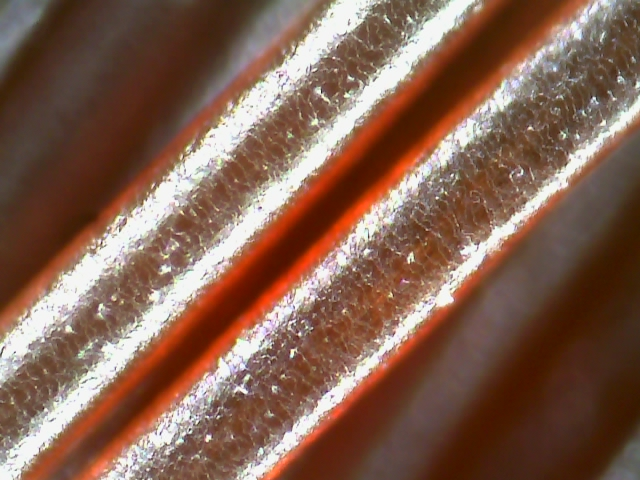
#> input picture ch14/damaged.jpg, 640 x 480 px
$ jupyter execute ch14hair.ipynb   (older library calls are emulated)
#> lines starting #> are read from the running program, lines starting #| are printed output that depends on the picture
[cell 1]
import numpy as np
import cv2


def corner_harris():
    src = cv2.imread('damaged.jpg', cv2.IMREAD_GRAYSCALE)
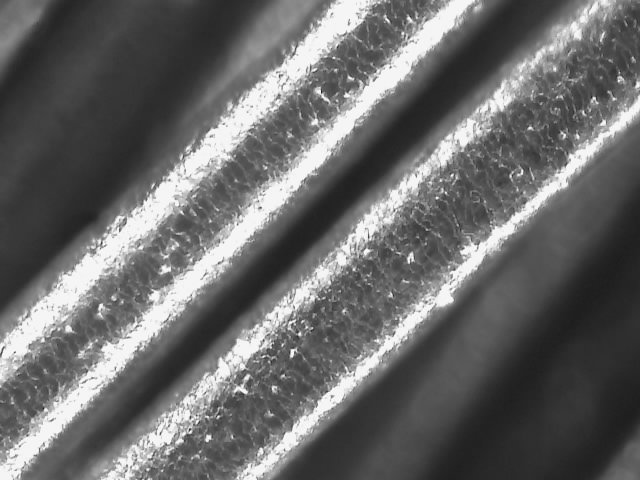
#> src: shape (480, 640); min 29, max 254, mean 105.2

    if src is None:
        print('Image load failed!')
        return

    harris = cv2.cornerHarris(src, 3, 3, 0.04)
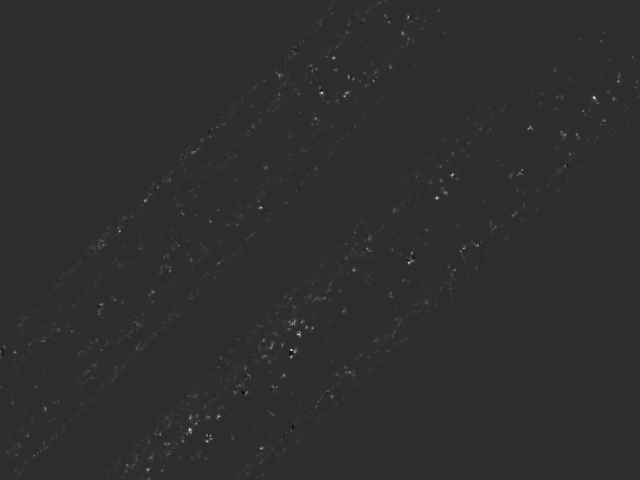
#> harris: shape (480, 640) float32; min -0.00213, max 0.00971, mean 3e-05; drawn with min black and max white
    harris_norm = cv2.normalize(harris, None, 0, 255, cv2.NORM_MINMAX, cv2.CV_8U)

    dst = cv2.cvtColor(src, cv2.COLOR_GRAY2BGR)

    for y in range(harris_norm.shape[0]):
        for x in range(harris_norm.shape[1]):
            if harris_norm[y, x] > 120:
                if (harris[y, x] > harris[y-1, x] and
                        harris[y, x] > harris[y-1, x] and
                        harris[y, x] > harris[y-1, x] and
                        harris[y, x] > harris[y-1, x]):
                    cv2.circle(dst, (x, y), 5, (0, 0, 255), 2)
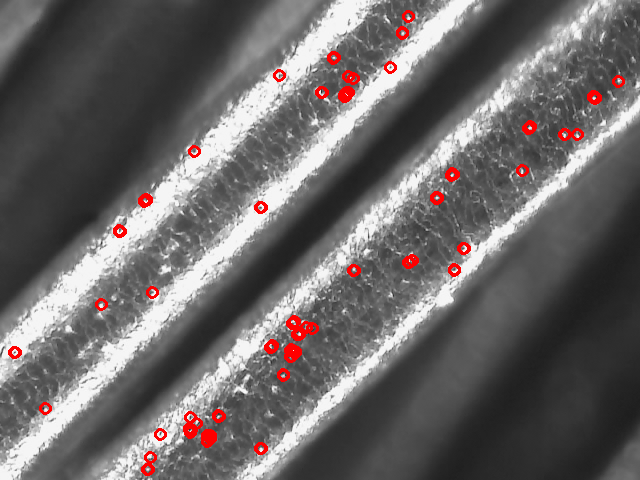
#> dst: shape (480, 640, 3); mean B, G, R 102.8, 102.8, 107.2

    cv2.imshow('src', src)
    cv2.imshow('harris_norm', harris_norm)
    cv2.imshow('dst', dst)
    cv2.waitKey()
    cv2.destroyAllWindows()


def corner_fast():
    src = cv2.imread('damaged.jpg', cv2.IMREAD_GRAYSCALE)

    if src is None:
        print('Image load failed!')
        return

    fast = cv2.FastFeatureDetector_create(60)
    keypoints = fast.detect(src)
#> keypoints = 848 keypoints; strongest (x, y, size): (160, 433, 7), (14, 352, 7), (321, 91, 7), (390, 67, 7)

    dst = cv2.cvtColor(src, cv2.COLOR_GRAY2BGR)

    for kp in keypoints:
        pt = (int(kp.pt[0]), int(kp.pt[1]))
        cv2.circle(dst, pt, 5, (0, 0, 255), 2)
#> this loop made 848 passes
#> kp on passes 1 to 3: keypoint at (331, 5), size 7, keypoint at (376, 5), size 7, keypoint at (361, 9), size 7
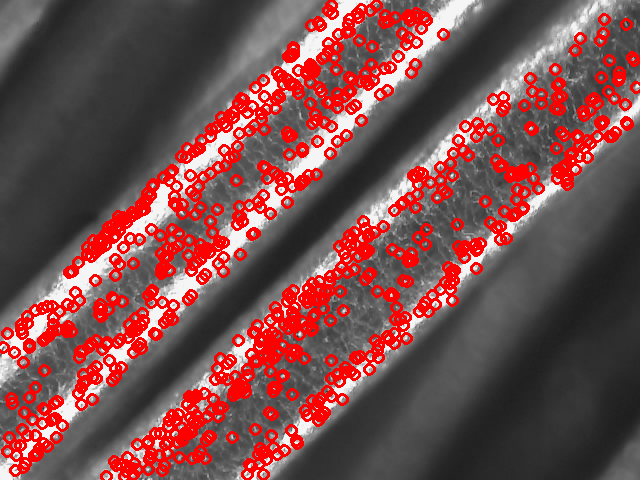
#> dst: shape (480, 640, 3); mean B, G, R 75.8, 75.8, 121.6

    cv2.imshow('src', src)
    cv2.imshow('dst', dst)
    cv2.waitKey()
    cv2.destroyAllWindows()


if __name__ == "__main__":
    corner_harris()
    corner_fast()

$ run again, with ch14/building.jpg copied over ch14/damaged.jpg
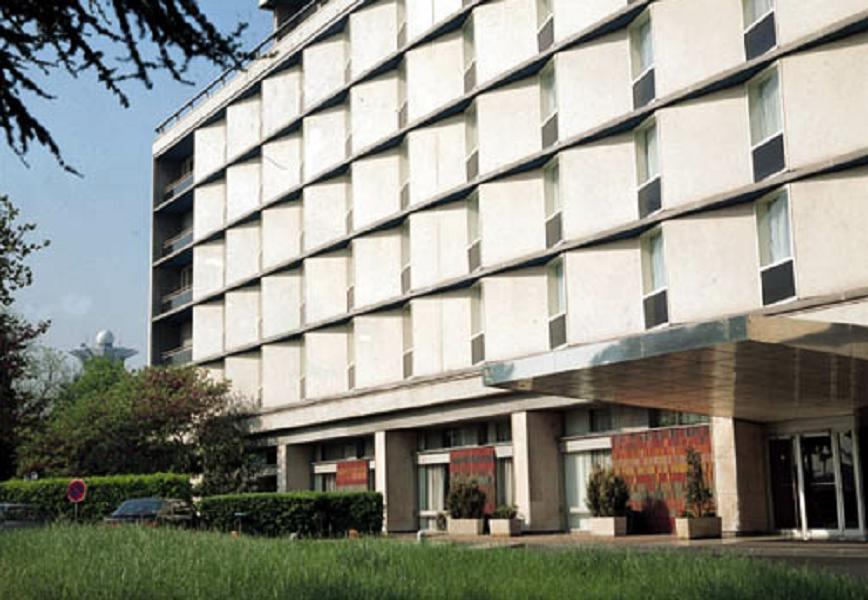
#> input picture ch14/building.jpg, 868 x 600 px
#> after the loop in corner_harris, `for y in range(harris_norm.shape[0]):`:
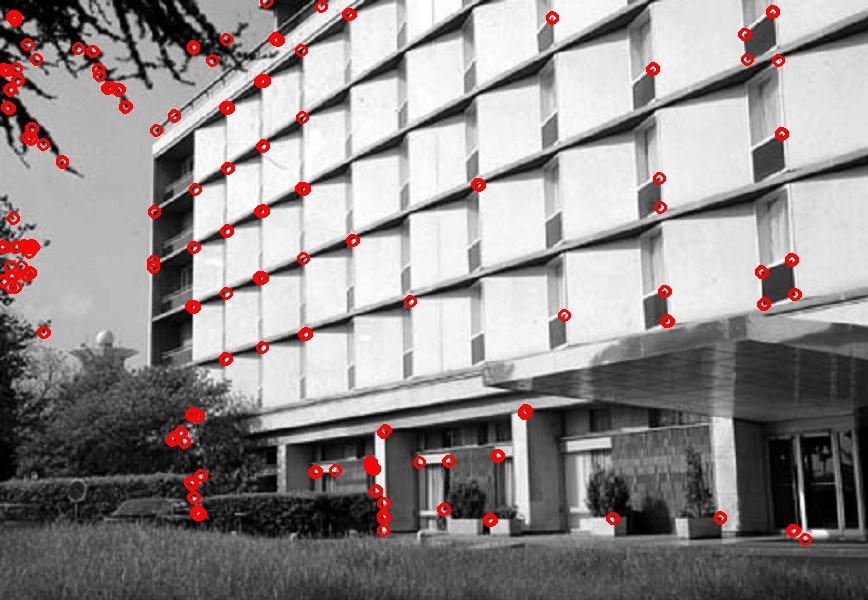
#> dst: shape (600, 868, 3); mean B, G, R 139.3, 139.3, 145.5
#> keypoints = 580 keypoints; strongest (x, y, size): (198, 514, 7), (791, 261, 7), (772, 13, 7), (781, 135, 7)
#> the loop in corner_fast, `for kp in keypoints:` made 580 passes
#> kp on passes 1 to 3: keypoint at (176, 3), size 7, keypoint at (260, 3), size 7, keypoint at (629, 3), size 7
#> after the loop in corner_fast, `for kp in keypoints:`:
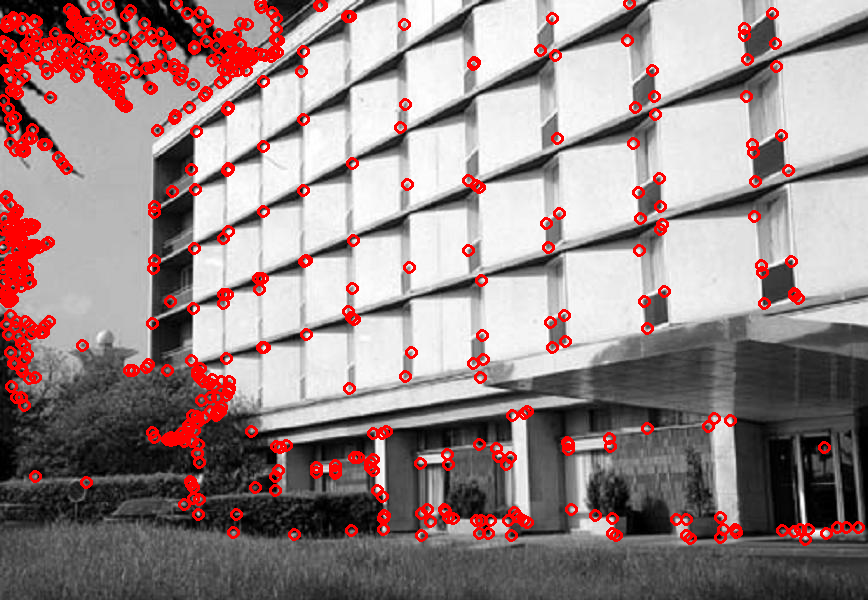
#> dst: shape (600, 868, 3); mean B, G, R 133.2, 133.2, 152.4

$ run again, with ch14/img1.jpg copied over ch14/damaged.jpg
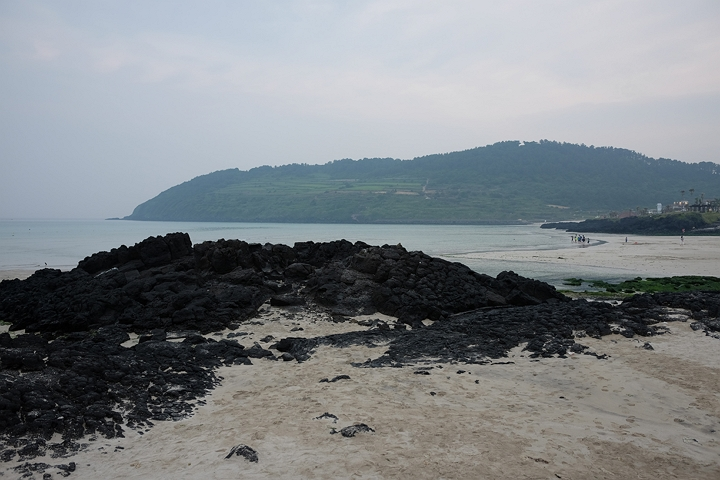
#> input picture ch14/img1.jpg, 720 x 480 px
#> after the loop in corner_harris, `for y in range(harris_norm.shape[0]):`:
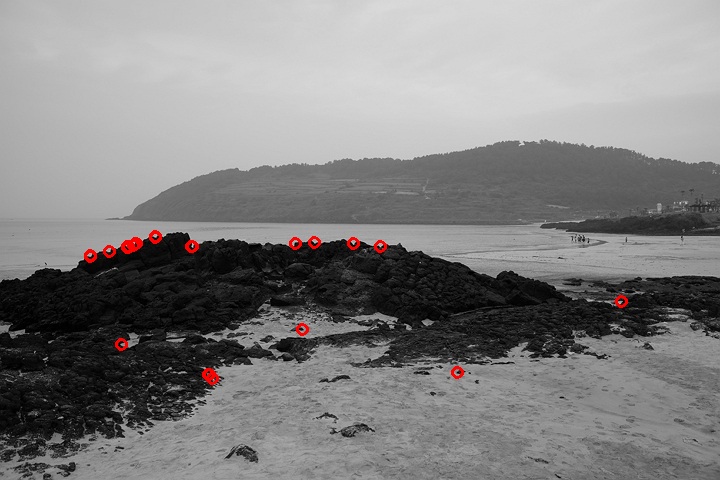
#> dst: shape (480, 720, 3); mean B, G, R 129.1, 129.1, 130.3
#> keypoints = 694 keypoints; strongest (x, y, size): (353, 243, 7), (192, 246, 7), (314, 242, 7), (123, 245, 7)
#> the loop in corner_fast, `for kp in keypoints:` made 694 passes
#> kp on passes 1 to 3: keypoint at (540, 140), size 7, keypoint at (546, 140), size 7, keypoint at (533, 141), size 7
#> after the loop in corner_fast, `for kp in keypoints:`:
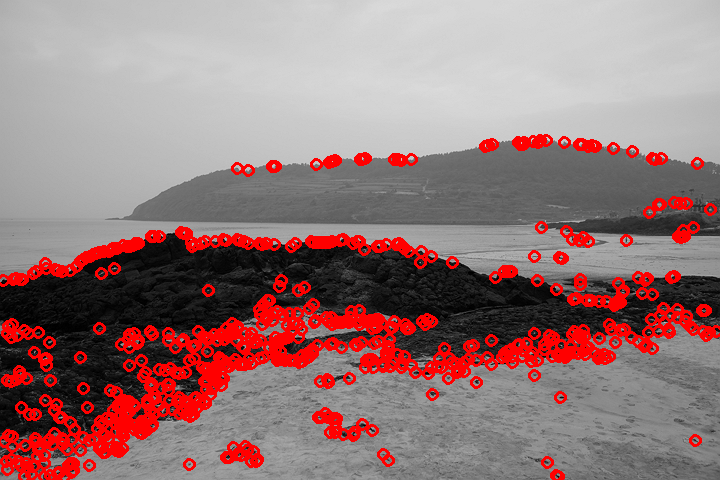
#> dst: shape (480, 720, 3); mean B, G, R 119.4, 119.4, 150.4

$ run again, with ch14/img2.jpg copied over ch14/damaged.jpg
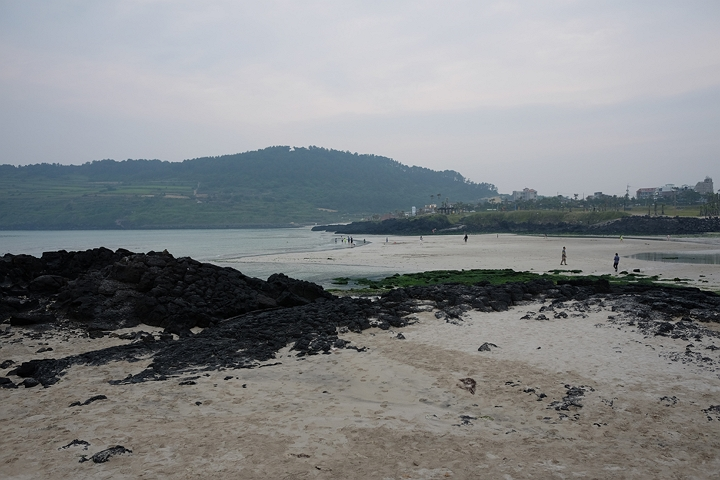
#> input picture ch14/img2.jpg, 720 x 480 px
#> after the loop in corner_harris, `for y in range(harris_norm.shape[0]):`:
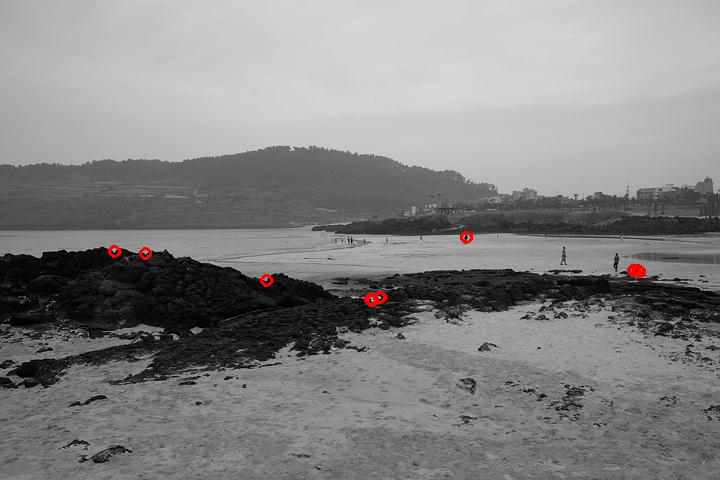
#> dst: shape (480, 720, 3); mean B, G, R 131.5, 131.5, 132.1
#> keypoints = 645 keypoints; strongest (x, y, size): (511, 269, 7), (373, 300, 7), (114, 251, 7), (67, 251, 7)
#> the loop in corner_fast, `for kp in keypoints:` made 645 passes
#> kp on passes 1 to 3: keypoint at (287, 146), size 7, keypoint at (309, 146), size 7, keypoint at (294, 147), size 7
#> after the loop in corner_fast, `for kp in keypoints:`:
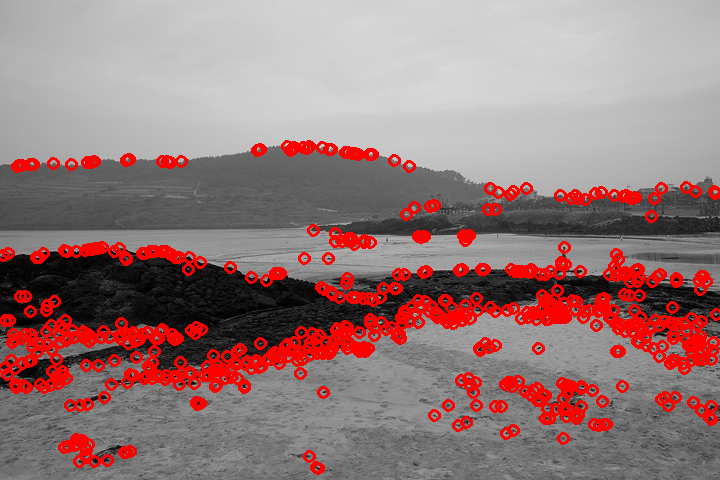
#> dst: shape (480, 720, 3); mean B, G, R 120.8, 120.8, 150.4
